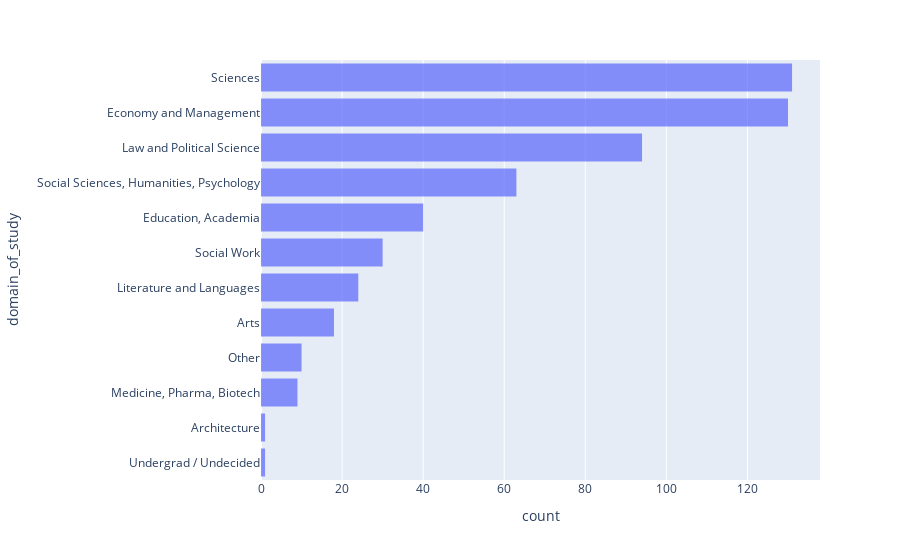

Notebook code for this chart:
### Code cell
fig = px.histogram(df_iid, y="domain_of_study", opacity = 0.75).update_yaxes(categoryorder = "total ascending")
fig.show()

### Figure 1 — Plotly figure (JSON) as saved in the notebook; plotly's stock layout.template omitted (floating-point values rounded to 4 significant figures; data arrays with more than 128 entries replaced by an {"elided": "..."} marker saying what was removed)
{"data": [{"alignmentgroup": "True", "bingroup": "y", "hovertemplate": "count=%{x}<br>domain_of_study=%{y}<extra></extra>", "legendgroup": "", "marker": {"color": "#636efa", "opacity": 0.75}, "name": "", "offsetgroup": "", "orientation": "h", "showlegend": false, "type": "histogram", "xaxis": "x", "y": {"elided": "551 str values"}, "yaxis": "y"}], "layout": {"barmode": "relative", "legend": {"tracegroupgap": 0}, "margin": {"t": 60}, "xaxis": {"anchor": "y", "domain": [0, 1], "title": {"text": "count"}}, "yaxis": {"anchor": "x", "categoryorder": "total ascending", "domain": [0, 1], "title": {"text": "domain_of_study"}}}}
